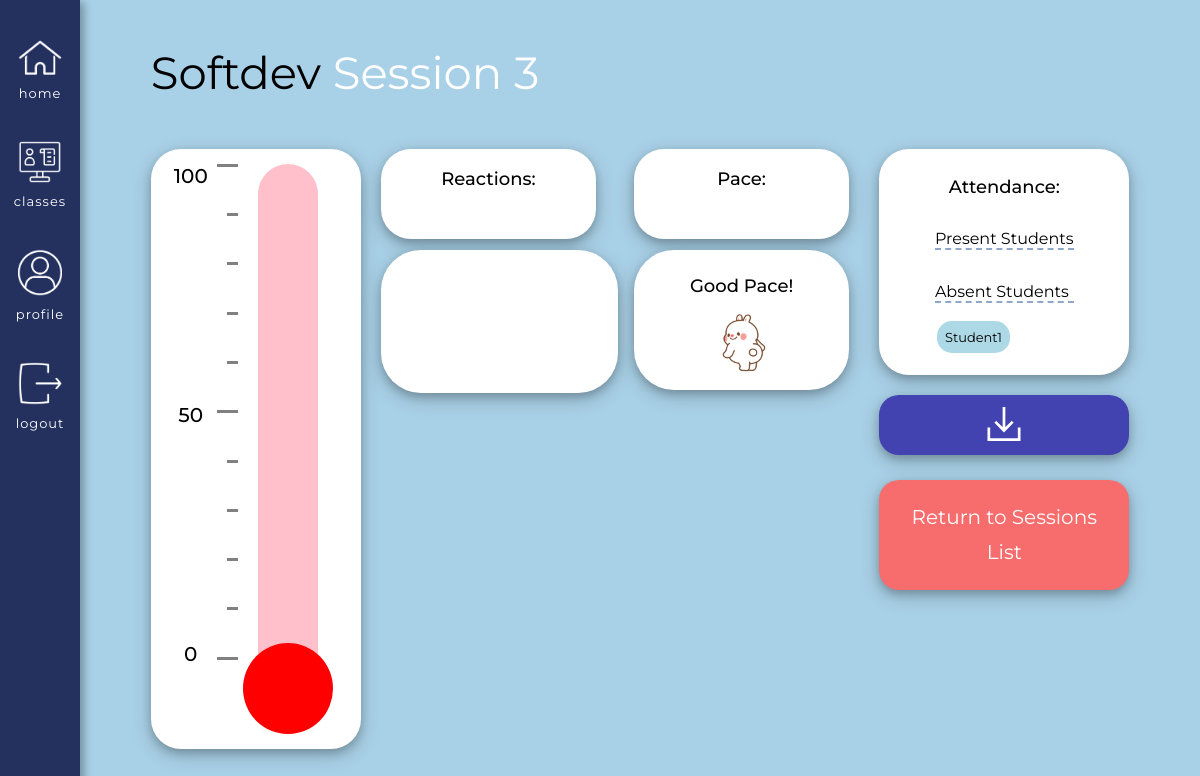
The app's page /classes/course/1/previous_session_data/3 (signed in), older data.
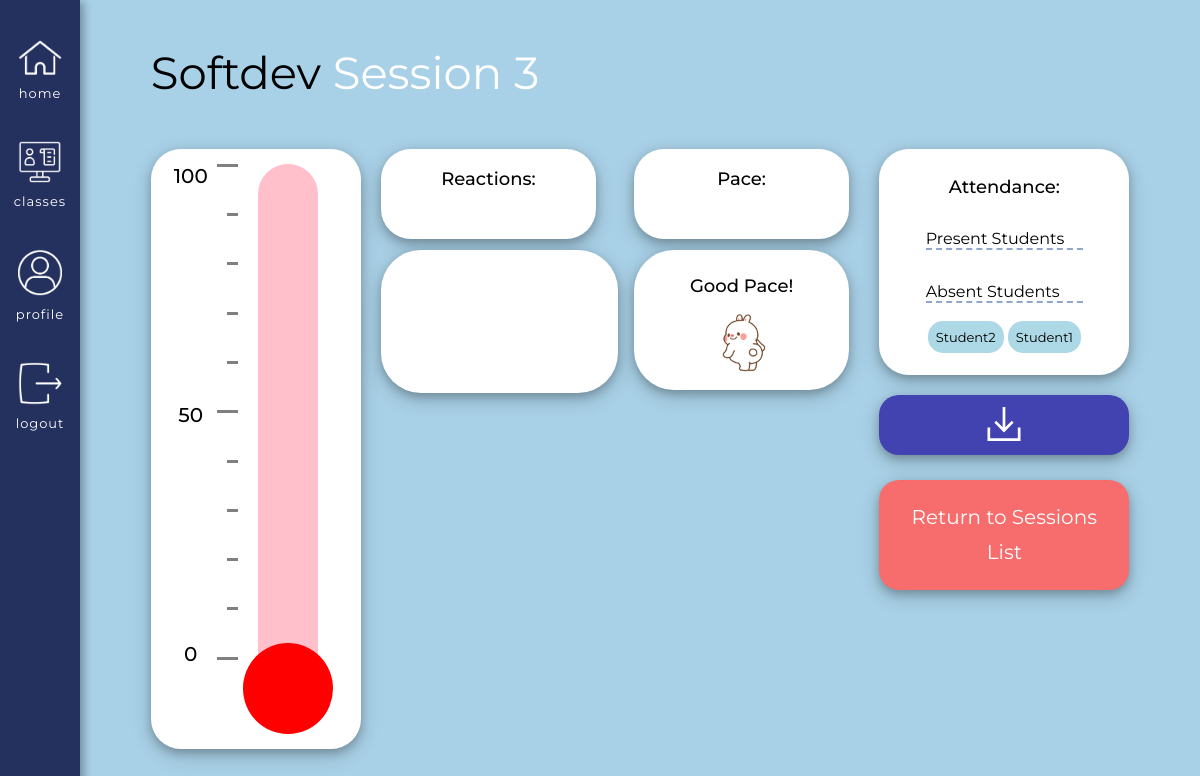
The same page, newer data.
### app/models.py (models this page shows, shortened)
class User(UserMixin, db.Model):
    id = db.Column(db.Integer, primary_key=True)
    username = db.Column(db.String(64), index=True, unique=True) # adding columns to the database
    email = db.Column(db.String(120), index=True, unique=True)
    password_hash = db.Column(db.String(128))
    role = db.Column(db.Integer, index=False, unique=False) # 0 is Teacher, 1 is Student
    about_me = db.Column(db.String(140))
    last_seen = db.Column(db.DateTime, default=datetime.utcnow)
    posts = db.relationship('Post', backref='author', lazy='dynamic') # First part is calling it from the Post model, secret field is the backref (author)
    reactions = db.relationship('Reactions', backref='reactor', lazy='dynamic') # This will show all the reactions that this user has made
    teaches = db.relationship('Courses', backref='teacher', lazy='dynamic') # This will show all the courses that the user teaches
    signups = db.relationship('Signups', backref='student', lazy='dynamic') # This will show all of the signups of that user
    responses = db.relationship('Responses', backref='student_responder', lazy='dynamic') # This will show all the responses of that user
    prompts = db.relationship('Prompts', backref='teacher_prompter', lazy='dynamic') # This will show all forms of that teacher

### app/routes.py (the view)
@app.route('/classes/course/<course_id>/previous_session_data/<session_id>')
@login_required
def previous_session_data(course_id, session_id):
    teacher_id = Courses.query.get(course_id).teacher_id
    if current_user.id != teacher_id:
        return unauthorized_access()
    session = Session.query.get(session_id)
    course = session.session_course_id # This gives you the actual course
    course_id = session.course_id # This will give you the course id
    signups = Signups.query.filter_by(course=course_id).all() # List of students that are in this specific course
    reactions_specific = Reactions.query.filter_by(session_id=session_id).filter(Reactions.reactions<5).all() # List of reactions that happened in this specific course, specific session
    speeds_specific = Reactions.query.filter_by(session_id=session_id).filter(Reactions.reactions>5).all() # Speeds filtered out by the course ID and by the reaction number
    present_set = set()
    absent_set = set()
    for r in reactions_specific:
        if (r.reactor.role == 1): # If the reactor is a student
            present_set.add(r.reactor.username) # Then add to the present list
    for signup in signups: # Going through the list of signups
        if (signup.student.username not in present_set and signup.student.role == 1):
            absent_set.add(signup.student.username)
    speed_filtered = Reactions.query.filter_by(session_id=session_id).filter(Reactions.reactions>5).all() # Speeds filtered out by the session ID and by the reaction number
    faster = 0
    slower = 0
    speed_number = 0
    calculated_number = 0
    for s in speed_filtered:
        if s.reactions == 6: # Faster request
            faster += 1
        else: # Slower request
            slower += 1
    total = slower + faster
    if total != 0:
        calculated_number = (faster/total) * 100
    if calculated_number >= 91:
        speed_number = 10
    elif calculated_number >= 81:
        speed_number = 9
    elif calculated_number >= 71:
        speed_number = 8
    elif calculated_number >= 61:
        speed_number = 7
    elif calculated_number >= 51:
        speed_number = 6
    elif calculated_number >= 41:
        speed_number = 0 # Nothing will be shown at this point
    elif calculated_number >= 31:
        speed_number = 1
    elif calculated_number >= 21:
        speed_number = 2
    elif calculated_number >= 11:
        speed_number = 3
    elif calculated_number >= 1: # Smaller the number is, the slower the class should be
        speed_number = 4
    else:
        speed_number = 5
        if total == 0: # No speeds have been selected yet
            speed_number = 0
    return render_template('previous_session_data.html', course=course,
                                        course_id=course_id,
                                        reactions_specific=reactions_specific,
                                        speeds_specific=speeds_specific,
                                        session=session,
                                        speed_number=speed_number,
                                        session_id=session_id,
                                        present_list=list(present_set),
                                        absent_list=list(absent_set),
                                        title=course.course_name + " Session " + session_id)

### app/models.py (called while the page is built)
@login.user_loader
def load_user(id):
        return User.query.get(int(id))

### app/routes.py (called while the page is built)
@app.before_request # This function will be executed right before the view function
def before_request():
    if current_user.is_authenticated: # Checks whether the current user is logged in
        current_user.last_seen = datetime.utcnow() # Sets the last seen to the date using the UTC time zone
        db.session.commit() # Don't need to do db.session.add() because the user is already in the database (using a current_user)

### app/templates/previous_session_data.html (shortened to what the changed rows need)
{% extends "base.html" %}
{% block head %}
    <link rel="stylesheet" href="{{ url_for('static', filename='css/student.css') }}">
    <link rel="stylesheet" href="{{ url_for('static', filename='css/student_media.css') }}">
    <link rel="stylesheet" href="{{ url_for('static', filename='css/previous_data.css') }}">
{% endblock %}
{% block content %}
<div class = "roomsBox">
    <div class = "titleHolder">
        <h1>{{ course.course_name }} <span class = "white">Session {{ session_id }}</span></h1>
    </div>
    <div class = "overallContainer">
        <div class = "reactionsHolder teacherVersion">
            {% if current_user.role == 0 %}
                <div class = "bigReactionBox">
                    <div class = "teacherReactionHolder">
                        <div class = "reactionResultsHolder">
                            <h2> Reactions: </h2>
                        </div>
                    </div>
                    <div class = "speedHolder">
                        <div class = "paceBox">
                            <h2> Pace: </h2>
                        </div>
                        <div id = "visualHolder" class = "teacherVisualHolder">
                            <div id = "paceTitle">
                                {% if speed_number > 5 %}
                                    <h2>Speed Up!</h2>
                                    <div class = "speedLine">
                                    {% for i in range(speed_number - 5) %}
                                        <div class = "visual_fast teacherSpeed">
                                            <img class = "turtle display" src = "{{ url_for('static', filename='images/Bunny.gif') }}">
                                        </div>
                                    {% endfor %}
                                    </div>
                                {% elif speed_number == 0 %}
                                    <h2>Good Pace!</h2>
                                {% endif %}
                            </div>
                        </div>
                    </div>
                </div>
            {% endif %}
        </div>
        {% if current_user.role == 0 %}
        <div class = "attendanceBox">
            <div class = "attendanceSection">
                <h2>Attendance: </h2>
                <div id = "attendance">
                    <div id = "inside">
                        <div id = "absent">
                            {% for a in absent_list %}
                                <p>{{ a }}</p>
                            {% endfor %}
                        </div>
                    </div>
                </div>
            </div>
        </div>
        {% endif %}
    </div>
</div>
{% endblock %}

Row changes from the older to the newer data that the page shows:
added User: username "Student2"
